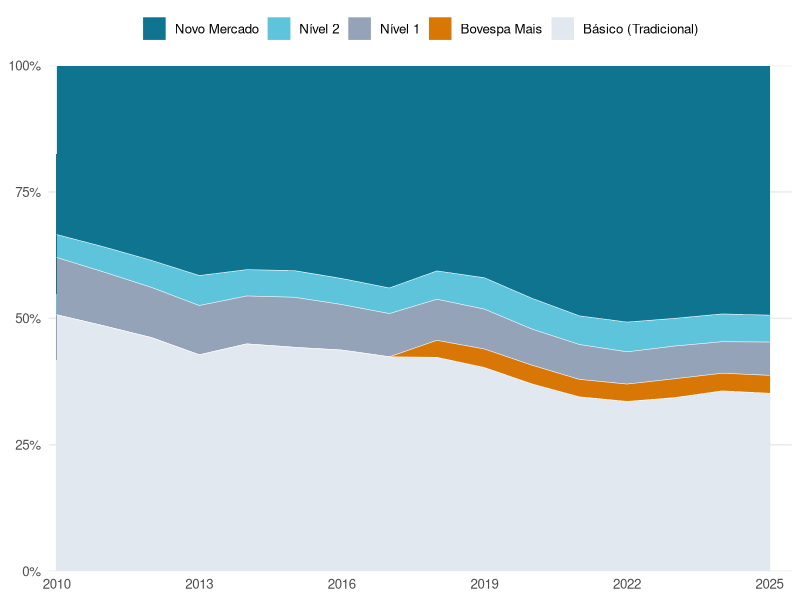

Write R code to recreate this figure.
## ---- chunk 1
#| label: dados
library(ggplot2)
p <- read.csv2("dados/painel_segmentos_b3.csv", encoding = "UTF-8", check.names = FALSE)
names(p)[1] <- "cnpj"
fmt <- function(x, dig = 0) formatC(x, format = "f", digits = dig, big.mark = ".", decimal.mark = ",")
## ---- chunk 2
#| label: fig-participacao
#| fig-cap: "Participação dos segmentos de listagem da B3 no total de companhias abertas, 2010 a 2025"
#| fig-alt: "Gráfico de áreas empilhadas de 2010 a 2025: o Novo Mercado cresce de cerca de um terço para metade das companhias, o segmento Básico encolhe de cerca de metade para pouco mais de um terço, e Nível 1, Nível 2 e Bovespa Mais ocupam faixas estreitas."
s <- subset(p, ano <= 2025)
s$grupo <- ifelse(grepl("^Bovespa Mais", s$segmento), "Bovespa Mais", s$segmento)
t <- as.data.frame(prop.table(table(s$ano, s$grupo), 1))
names(t) <- c("ano", "segmento", "prop")
t$ano <- as.integer(as.character(t$ano))
t$segmento <- factor(t$segmento, levels = c("Novo Mercado", "Nível 2", "Nível 1", "Bovespa Mais", "Básico (Tradicional)"))
ggplot(t, aes(ano, prop, fill = segmento)) +
  geom_area(colour = "white", linewidth = 0.2) +
  scale_fill_manual(values = c("Novo Mercado" = "#0e7490", "Nível 2" = "#5ec4dc", "Nível 1" = "#94a3b8",
                               "Bovespa Mais" = "#d97706", "Básico (Tradicional)" = "#e2e8f0"), name = NULL) +
  scale_y_continuous(labels = function(x) paste0(fmt(100 * x), "%"), expand = c(0, 0)) +
  scale_x_continuous(breaks = seq(2010, 2025, 3), expand = expansion(mult = c(0.01, 0.03))) +
  labs(x = NULL, y = NULL) +
  theme_minimal(base_size = 12) +
  theme(panel.grid.minor = element_blank(), legend.position = "top")
